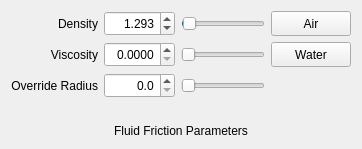
                <widget class="QWidget" name="FluidFrictionPage">
                 <layout class="QGridLayout" name="gridLayout_19">
                  <item row="0" column="0">
                   <widget class="QLabel" name="FluidFrictionDensityLabel">
                    <property name="sizePolicy">
                     <sizepolicy hsizetype="Preferred" vsizetype="Fixed">
                      <horstretch>0</horstretch>
                      <verstretch>0</verstretch>
                     </sizepolicy>
                    </property>
                    <property name="minimumSize">
                     <size>
                      <width>0</width>
                      <height>25</height>
                     </size>
                    </property>
                    <property name="text">
                     <string>Density</string>
                    </property>
                    <property name="alignment">
                     <set>Qt::AlignRight|Qt::AlignTrailing|Qt::AlignVCenter</set>
                    </property>
                   </widget>
                  </item>
                  <item row="0" column="1">
                   <widget class="QDoubleSpinBox" name="FluidFrictionDensitySpinBox">
                    <property name="sizePolicy">
                     <sizepolicy hsizetype="Preferred" vsizetype="Preferred">
                      <horstretch>0</horstretch>
                      <verstretch>0</verstretch>
                     </sizepolicy>
                    </property>
                    <property name="minimumSize">
                     <size>
                      <width>60</width>
                      <height>25</height>
                     </size>
                    </property>
                    <property name="maximumSize">
                     <size>
                      <width>16777215</width>
                      <height>16777215</height>
                     </size>
                    </property>
                    <property name="alignment">
                     <set>Qt::AlignRight|Qt::AlignTrailing|Qt::AlignVCenter</set>
                    </property>
                    <property name="decimals">
                     <number>3</number>
                    </property>
                    <property name="maximum">
                     <double>100.000000000000000</double>
                    </property>
                    <property name="singleStep">
                     <double>0.001000000000000</double>
                    </property>
                    <property name="value">
                     <double>1.293000000000000</double>
                    </property>
                   </widget>
                  </item>
                  <item row="0" column="2">
                   <widget class="QSlider" name="FluidFrictionDensitySlider">
                    <property name="maximum">
                     <number>100000</number>
                    </property>
                    <property name="value">
                     <number>1293</number>
                    </property>
                    <property name="orientation">
                     <enum>Qt::Horizontal</enum>
                    </property>
                   </widget>
                  </item>
                  <item row="0" column="3">
                   <widget class="QPushButton" name="FluidFrictionAirButton">
                    <property name="sizePolicy">
                     <sizepolicy hsizetype="Fixed" vsizetype="Fixed">
                      <horstretch>0</horstretch>
                      <verstretch>0</verstretch>
                     </sizepolicy>
                    </property>
                    <property name="minimumSize">
                     <size>
                      <width>0</width>
                      <height>25</height>
                     </size>
                    </property>
                    <property name="text">
                     <string>Air</string>
                    </property>
                   </widget>
                  </item>
                  <item row="1" column="0">
                   <widget class="QLabel" name="FluidFrictionViscosityLabel">
                    <property name="sizePolicy">
                     <sizepolicy hsizetype="Preferred" vsizetype="Fixed">
                      <horstretch>0</horstretch>
                      <verstretch>0</verstretch>
                     </sizepolicy>
                    </property>
                    <property name="minimumSize">
                     <size>
                      <width>0</width>
                      <height>25</height>
                     </size>
                    </property>
                    <property name="text">
                     <string>Viscosity</string>
                    </property>
                    <property name="alignment">
                     <set>Qt::AlignRight|Qt::AlignTrailing|Qt::AlignVCenter</set>
                    </property>
                   </widget>
                  </item>
                  <item row="1" column="1">
                   <widget class="QDoubleSpinBox" name="FluidFrictionViscositySpinBox">
                    <property name="sizePolicy">
                     <sizepolicy hsizetype="Preferred" vsizetype="Preferred">
                      <horstretch>0</horstretch>
                      <verstretch>0</verstretch>
                     </sizepolicy>
                    </property>
                    <property name="minimumSize">
                     <size>
                      <width>60</width>
                      <height>25</height>
                     </size>
                    </property>
                    <property name="maximumSize">
                     <size>
                      <width>16777215</width>
                      <height>16777215</height>
                     </size>
                    </property>
                    <property name="alignment">
                     <set>Qt::AlignRight|Qt::AlignTrailing|Qt::AlignVCenter</set>
                    </property>
                    <property name="decimals">
                     <number>4</number>
                    </property>
                    <property name="maximum">
                     <double>1.000000000000000</double>
                    </property>
                    <property name="singleStep">
                     <double>0.000100000000000</double>
                    </property>
                    <property name="value">
                     <double>0.000000000000000</double>
                    </property>
                   </widget>
                  </item>
                  <item row="1" column="2">
                   <widget class="QSlider" name="FluidFrictionViscositySlider">
                    <property name="maximum">
                     <number>1000</number>
                    </property>
                    <property name="orientation">
                     <enum>Qt::Horizontal</enum>
                    </property>
                   </widget>
                  </item>
                  <item row="1" column="3">
                   <widget class="QPushButton" name="FluidFrictionWaterButton">
                    <property name="sizePolicy">
                     <sizepolicy hsizetype="Fixed" vsizetype="Fixed">
                      <horstretch>0</horstretch>
                      <verstretch>0</verstretch>
                     </sizepolicy>
                    </property>
                    <property name="minimumSize">
                     <size>
                      <width>0</width>
                      <height>25</height>
                     </size>
                    </property>
                    <property name="text">
                     <string>Water</string>
                    </property>
                   </widget>
                  </item>
                  <item row="2" column="0">
                   <widget class="QLabel" name="FluidFrictionOverrideRadiusLabel">
                    <property name="sizePolicy">
                     <sizepolicy hsizetype="Preferred" vsizetype="Fixed">
                      <horstretch>0</horstretch>
                      <verstretch>0</verstretch>
                     </sizepolicy>
                    </property>
                    <property name="minimumSize">
                     <size>
                      <width>0</width>
                      <height>25</height>
                     </size>
                    </property>
                    <property name="text">
                     <string>Override Radius</string>
                    </property>
                    <property name="alignment">
                     <set>Qt::AlignRight|Qt::AlignTrailing|Qt::AlignVCenter</set>
                    </property>
                   </widget>
                  </item>
                  <item row="2" column="1">
                   <widget class="QDoubleSpinBox" name="FluidFrictionOverrideRadiusSpinBox">
                    <property name="sizePolicy">
                     <sizepolicy hsizetype="Preferred" vsizetype="Preferred">
                      <horstretch>0</horstretch>
                      <verstretch>0</verstretch>
                     </sizepolicy>
                    </property>
                    <property name="minimumSize">
                     <size>
                      <width>60</width>
                      <height>25</height>
                     </size>
                    </property>
                    <property name="maximumSize">
                     <size>
                      <width>16777215</width>
                      <height>16777215</height>
                     </size>
                    </property>
                    <property name="alignment">
                     <set>Qt::AlignRight|Qt::AlignTrailing|Qt::AlignVCenter</set>
                    </property>
                    <property name="decimals">
                     <number>1</number>
                    </property>
                    <property name="maximum">
                     <double>10.000000000000000</double>
                    </property>
                    <property name="singleStep">
                     <double>0.100000000000000</double>
                    </property>
                   </widget>
                  </item>
                  <item row="2" column="2">
                   <widget class="QSlider" name="FluidFrictionOverrideRadiusSlider">
                    <property name="maximum">
                     <number>100</number>
                    </property>
                    <property name="orientation">
                     <enum>Qt::Horizontal</enum>
                    </property>
                   </widget>
                  </item>
                  <item row="3" column="0" colspan="4">
                   <spacer name="verticalSpacer_18">
                    <property name="orientation">
                     <enum>Qt::Vertical</enum>
                    </property>
                    <property name="sizeType">
                     <enum>QSizePolicy::Fixed</enum>
                    </property>
                    <property name="sizeHint" stdset="0">
                     <size>
                      <width>20</width>
                      <height>20</height>
                     </size>
                    </property>
                   </spacer>
                  </item>
                  <item row="4" column="0" colspan="4">
                   <widget class="QLabel" name="FluidFrictionParametersLabel">
                    <property name="text">
                     <string>Fluid Friction Parameters</string>
                    </property>
                    <property name="alignment">
                     <set>Qt::AlignCenter</set>
                    </property>
                   </widget>
                  </item>
                 </layout>
                </widget>
